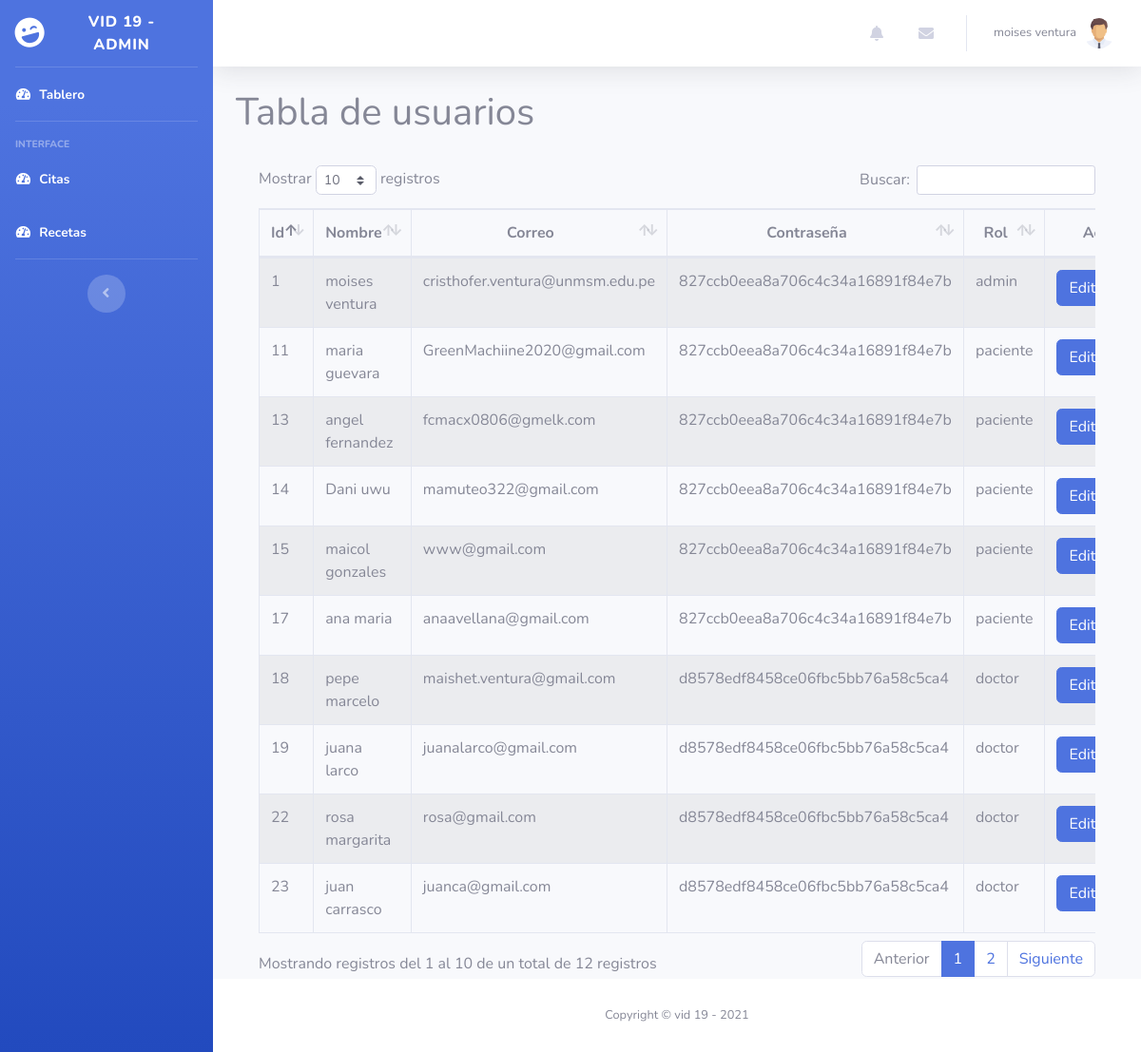
Page /dashboard/index.php (signed in) on the committed database.
### tables this page shows
CREATE TABLE IF NOT EXISTS `users` (
  `id` int(11) NOT NULL AUTO_INCREMENT,
  `username` varchar(50) NOT NULL,
  `email` varchar(50) NOT NULL,
  `password` varchar(50) NOT NULL,
  `role` enum('paciente','doctor','admin') NOT NULL,
  `photo` varchar(300) NOT NULL,
  PRIMARY KEY (`id`),
  UNIQUE KEY `username` (`username`)
);

### dashboard/index.php (the view, shortened to what this page needs)
<?php require_once "vistas/parte_superior.php"?>
<div class="container">
    <h1>Tabla de usuarios</h1>
 <?php
include_once '../php/config.php';
$consulta = "SELECT id, username, email, password, role FROM users";
$resultado = $connection->prepare($consulta);
$resultado->execute();
$data=$resultado->fetchAll(PDO::FETCH_ASSOC);
?>
    <br>
<div class="container">
        <div class="row">
                <div class="col-lg-12">
                    <div class="table-responsive">
                        <table id="tablaPersonas" class="table table-striped table-bordered table-condensed" style="width:100%">
                        <thead class="text-center">
                            <tr>
                                <th>Id</th>
                                <th>Nombre</th>
                                <th>Correo</th>
                                <th>Contraseña</th>
                                <th>Rol</th>
                                <th>Acciones</th>
                            </tr>
                        </thead>
                        <tbody>
                            <?php
                            foreach($data as $dat) {
                            ?>
                            <tr>
                                <td><?php echo $dat['id'] ?></td>
                                <td><?php echo $dat['username'] ?></td>
                                <td><?php echo $dat['email'] ?></td>
                                <td><?php echo $dat['password'] ?></td>
                                <td><?php echo $dat['role'] ?></td>
                                <td></td>
                            </tr>
                            <?php
                                }
                            ?>
                        </tbody>
                       </table>
                    </div>
                </div>
        </div>
    </div>
</div>
<?php require_once "vistas/parte_inferior.php"?>

### dashboard/vistas/parte_superior.php (shortened to what this page needs)
<?php
if (!isset($_SESSION['user_id'])) {
  header('Location: ../../Calidad/index.html');
  exit();
} else {
  $user = $_SESSION['user'];
  $role = $_SESSION['user_rol'];
}
?>
<!DOCTYPE html>
<html lang="es">
<head>
  <link href="vendor/fontawesome-free/css/all.min.css" rel="stylesheet" type="text/css">
  <link href="css/sb-admin-2.css" rel="stylesheet">
  <link rel="stylesheet" type="text/css" href="vendor/datatables/datatables.min.css" />
  <link rel="stylesheet" type="text/css" href="vendor/datatables/DataTables-1.10.18/css/dataTables.bootstrap4.min.css">
</head>
<body id="page-top">
  <div id="wrapper">
    <ul class="navbar-nav bg-gradient-primary sidebar sidebar-dark accordion" id="accordionSidebar">
      <a class="sidebar-brand d-flex align-items-center justify-content-center" href="index.php">
        <div class="sidebar-brand-icon rotate-n-15">
          <i class="fas fa-laugh-wink"></i>
        </div>
        <div class="sidebar-brand-text mx-3">vid 19 - <?php echo $role ?></div>
      </a>
      <hr class="sidebar-divider my-0">
      <li class="nav-item active">
        <a class="nav-link" href="index.php">
          <i class="fas fa-fw fa-tachometer-alt"></i>
          <span>Tablero</span></a>
      </li>
      <hr class="sidebar-divider">
      <div class="sidebar-heading">
        Interface
      </div>
      <li class="nav-item active">
        <a class="nav-link" href="citas.php">
          <i class="fas fa-fw fa-tachometer-alt"></i>
          <span>Citas</span></a>
      </li>
      <li class="nav-item active">
        <a class="nav-link" href="recetas.php">
          <i class="fas fa-fw fa-tachometer-alt"></i>
          <span>Recetas</span></a>
      </li>
      <hr class="sidebar-divider d-none d-md-block">
      <div class="text-center d-none d-md-inline">
        <button class="rounded-circle border-0" id="sidebarToggle"></button>
      </div>
    </ul>
    <div id="content-wrapper" class="d-flex flex-column">
      <div id="content">
        <nav class="navbar navbar-expand navbar-light bg-white topbar mb-4 static-top shadow">
          <ul class="navbar-nav ml-auto">
            <li class="nav-item dropdown no-arrow mx-1">
              <a class="nav-link dropdown-toggle" href="#" id="alertsDropdown" role="button" data-toggle="dropdown" aria-haspopup="true" aria-expanded="false">
                <i class="fas fa-bell fa-fw"></i>
              </a>
            </li>
            <li class="nav-item dropdown no-arrow mx-1">
              <a class="nav-link dropdown-toggle" href="#" id="messagesDropdown" role="button" data-toggle="dropdown" aria-haspopup="true" aria-expanded="false">
                <i class="fas fa-envelope fa-fw"></i>
              </a>
            </li>
            <li class="nav-item dropdown no-arrow">
              <a class="nav-link dropdown-toggle" href="#" id="userDropdown" role="button" data-toggle="dropdown" aria-haspopup="true" aria-expanded="false">
                <span class="mr-2 d-none d-lg-inline text-gray-600 small"><?php echo $user; ?></span>
                <img class="img-profile rounded-circle" src="img/user.png">
              </a>
            </li>
          </ul>
        </nav>

### dashboard/vistas/parte_inferior.php (shortened to what this page needs)
      </div>
      <footer class="sticky-footer bg-white">
        <div class="container my-auto">
          <div class="copyright text-center my-auto">
            <span>Copyright &copy; vid 19 - 2021</span>
          </div>
        </div>
      </footer>
    </div>
  </div>
</body>
</html>

### rows in the picture
users: id "1", username "moises ventura", email "cristhofer.ventura@unmsm.edu.pe", password "827ccb0eea8a706c4c34a16891f84e7b", role "admin"
users: id "11", username "maria guevara", email "GreenMachiine2020@gmail.com", password "827ccb0eea8a706c4c34a16891f84e7b", role "paciente"
users: id "13", username "angel fernandez", email "fcmacx0806@gmelk.com", password "827ccb0eea8a706c4c34a16891f84e7b", role "paciente"
users: id "14", username "Dani uwu", email "mamuteo322@gmail.com", password "827ccb0eea8a706c4c34a16891f84e7b", role "paciente"
users: id "15", username "maicol gonzales", email "www@gmail.com", password "827ccb0eea8a706c4c34a16891f84e7b", role "paciente"
users: id "17", username "ana maria", email "anaavellana@gmail.com", password "827ccb0eea8a706c4c34a16891f84e7b", role "paciente"
users: id "18", username "pepe marcelo", email "maishet.ventura@gmail.com", password "d8578edf8458ce06fbc5bb76a58c5ca4", role "doctor"
users: id "19", username "juana larco", email "juanalarco@gmail.com", password "d8578edf8458ce06fbc5bb76a58c5ca4", role "doctor"
users: id "22", username "rosa margarita", email "rosa@gmail.com", password "d8578edf8458ce06fbc5bb76a58c5ca4", role "doctor"
users: id "23", username "juan carrasco", email "juanca@gmail.com", password "d8578edf8458ce06fbc5bb76a58c5ca4", role "doctor"

### other values in the picture
$role "ADMIN"
$user "moises ventura"
